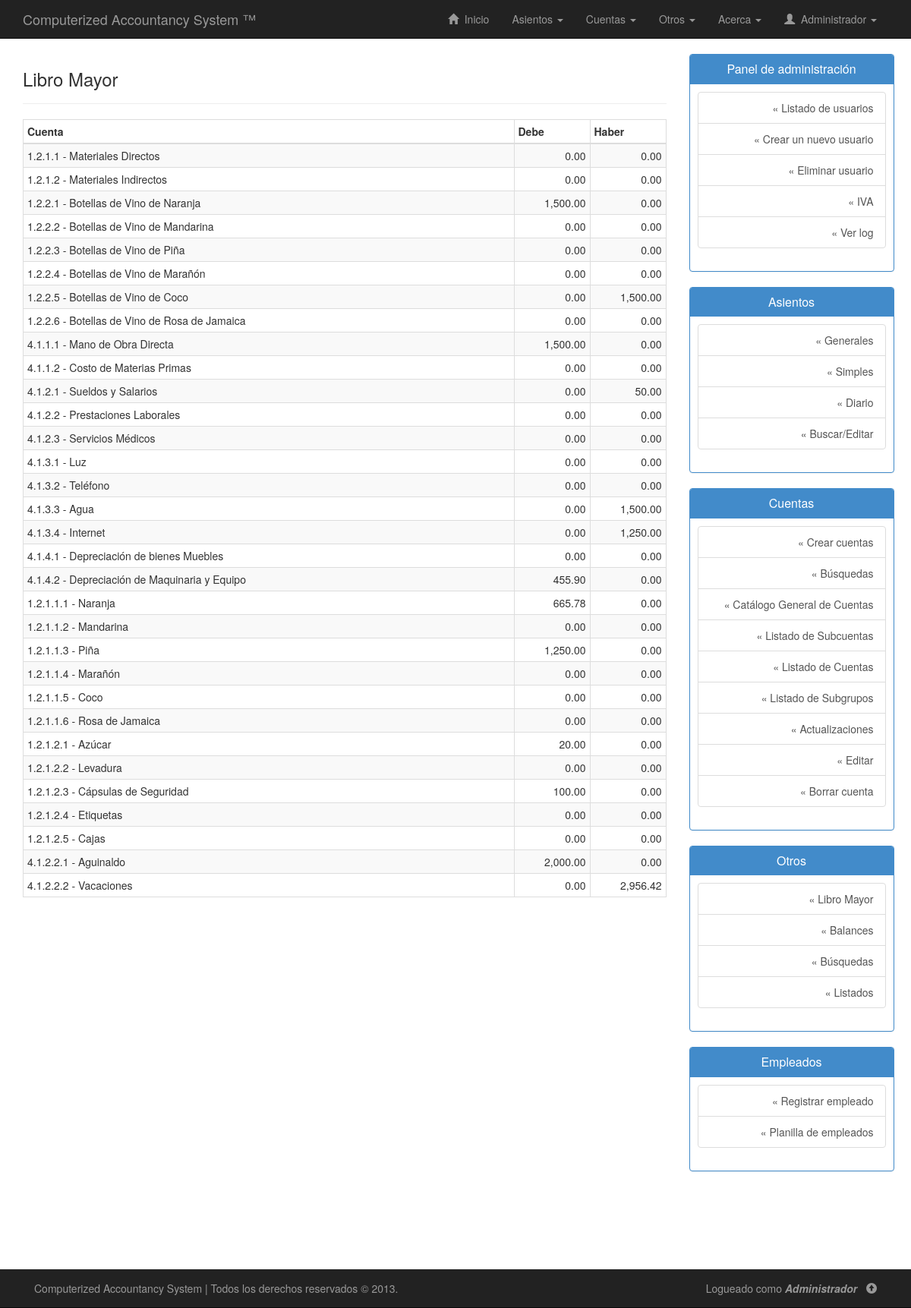
Before: /php/mayor.php (signed in) with the older database file.
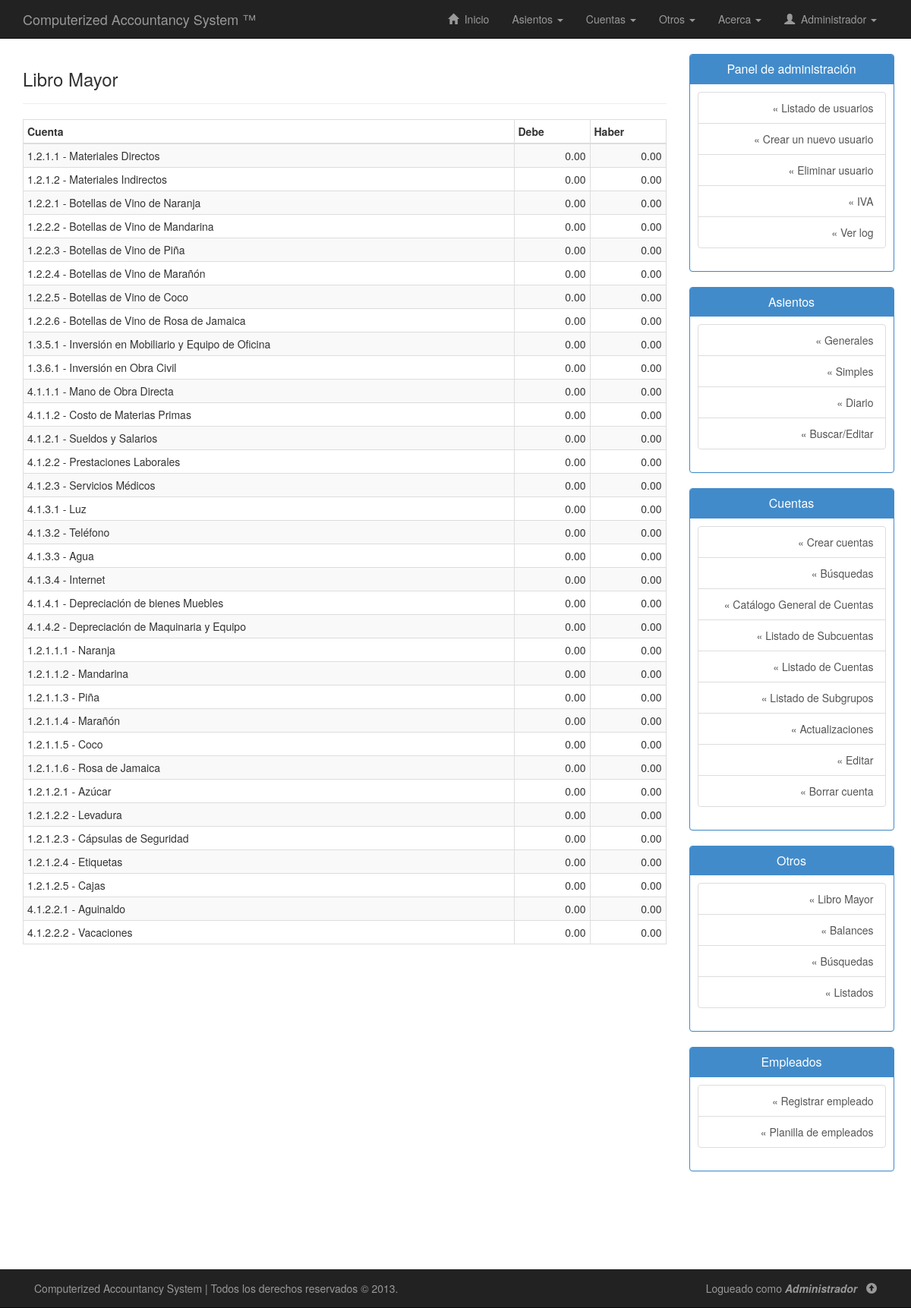
After: the same page with the newer database file.
### tables this page shows
CREATE TABLE IF NOT EXISTS `cuentas` (
  `codigo_cuenta` varchar(20) NOT NULL,
  `subgrupo` varchar(20) DEFAULT NULL,
  `nombre_cuenta` varchar(50) NOT NULL,
  `tiene_subcuenta` enum('Si','No') NOT NULL,
  `descripcion_cuenta` varchar(255) DEFAULT NULL,
  `saldo_debe` double NOT NULL,
  `saldo_haber` double NOT NULL,
  PRIMARY KEY (`codigo_cuenta`),
  KEY `subgrupo` (`subgrupo`)
);

CREATE TABLE IF NOT EXISTS `subcuentas` (
  `codigo_subcuenta` varchar(20) NOT NULL,
  `cuenta` varchar(20) NOT NULL,
  `nombre_subcuenta` varchar(50) NOT NULL,
  `descripcion` varchar(255) DEFAULT NULL,
  `saldo_debe` double NOT NULL,
  `saldo_haber` double NOT NULL,
  PRIMARY KEY (`codigo_subcuenta`),
  KEY `cuenta` (`cuenta`)
);

### php/mayor.php (the view, shortened to what this page needs)
<!DOCTYPE html>
<html lang="es">
<head>
	<link rel="stylesheet" type="text/css" href="../css/bootstrap.min.css"/>
	<link rel="stylesheet" type="text/css" href="../css/estilos.css"/>
</head>
<body>
	<?php include("nav.php"); ?>
	<div class="container" id="contenido">
		<div class="row row-offcanvas row-offcanvas-right">
			<div class="col-xs-12 col-sm-9">
				<div class="page-header">
        			<h3>Libro Mayor</h3>
        		</div>
        		<div class="row">
        			<div class="col-lg-12">
        				<table class="table table-condensed table-bordered table-striped">
        					<thead>
        						<tr>
        							<th>Cuenta</th>
        							<th width="100">Debe</th>
        							<th width="100">Haber</th>
        						</tr>
        					</thead>
        					<tbody>
        						<?php
        						$sql = "SELECT * FROM cuentas";
        						$ejecutar_consulta = $conexion->query($sql);
        						while($regs = $ejecutar_consulta->fetch_assoc()){
        							echo "<tr>";
        							echo "<td>".$regs["codigo_cuenta"]." - ".utf8_encode($regs["nombre_cuenta"])."</td>";
        							echo "<td align='right'>".number_format($regs["saldo_debe"],2)."</td>";
        							echo "<td align='right'>".number_format($regs["saldo_haber"],2)."</td>";
        							echo "</tr>";
        						}
        						$sql = "SELECT * FROM subcuentas";
        						$ejecutar_consulta = $conexion->query($sql);
        						while($regs = $ejecutar_consulta->fetch_assoc()){
        							echo "<tr>";
        							echo "<td>".$regs["codigo_subcuenta"]." - ".utf8_encode($regs["nombre_subcuenta"])."</td>";
        							echo "<td align='right'>".number_format($regs["saldo_debe"],2)."</td>";
        							echo "<td align='right'>".number_format($regs["saldo_haber"],2)."</td>";
        							echo "</tr>";
        						}
        						?>
        					</tbody>
        				</table>
        			</div>
        		</div>
        	</div>
        	<?php include("sidebar.php"); ?>
        </div>
    </div>
	<?php include("footer.php"); ?>
</body>
</html>

### php/nav.php (shortened to what this page needs)
<div class="navbar navbar-inverse navbar-static-top">
	<div class="container">
		<a href="home.php" class="navbar-brand">Computerized Accountancy System &#0153;</a>
		<div class="collapse navbar-collapse navHeaderCollapse">
			<ul class="nav navbar-nav navbar-right">
				<li><a href="home.php"><span class="glyphicon glyphicon-home"></span> &nbsp;Inicio</a></li>
				<li class="dropdown">
					<a href="#" class="dropdown-toggle" data-toggle="dropdown">Asientos <b class="caret"></b></a>
				</li>
				<li class="dropdown">
					<a href="#" class="dropdown-toggle" data-toggle="dropdown">Cuentas <b class="caret"></b></a>
				</li>
				<li class="dropdown">
					<a href="#" class="dropdown-toggle" data-toggle="dropdown">Otros <b class="caret"></b></a>
				</li>
				<li class="dropdown">
					<a href="#" class="dropdown-toggle" data-toggle="dropdown">Acerca <b class="caret"></b></a>
				</li>
				<li class="dropdown">
					<a href="#" class="dropdown-toggle" data-toggle="dropdown" style="text-transform:capitalize">
						<span class="glyphicon glyphicon-user"></span> &nbsp;<?php echo $_SESSION['usuario']; ?>
						<b class="caret"></b>
					</a>
				</li>
			</ul>
		</div>
	</div>
</div>

### php/sidebar.php (shortened to what this page needs)
<div class="row">
	<div class="col-sm-3">
		<?php
			if($_SESSION['tipo']=="administrador"){
				echo "<div class='panel panel-primary'>";
				echo "<div class='panel-heading'>";
				echo "<h3 class='panel-title text-center'>Panel de administración</h3>";
				echo "</div>";
				echo "<div class='panel-body' id='sb'>";
				echo "<div class='list-group text-right'>";
				echo "<a href='usuarios.php' class='list-group-item'>&#0171; Listado de usuarios</a>";
				echo "<a href='crear-usuario.php' class='list-group-item'>&#0171; Crear un nuevo usuario</a>";
				echo "<a href='eliminar-usuario.php' class='list-group-item'>&#0171; Eliminar usuario</a>";
				echo "<a href='iva.php' class='list-group-item'>&#0171; IVA</a>";
				echo "<a href='log.php' class='list-group-item'>&#0171; Ver log</a>";
				echo "</div>";
				echo "</div>";
				echo "</div>";
			}
		?>
		<div class="panel panel-primary">
			<div class="panel-heading">
				<h3 class="panel-title text-center">Asientos</h3>
			</div>
			<div class="panel-body" id="sb">
				<div class="list-group text-right">
					<a href="asiento-general.php" class="list-group-item">&#0171; Generales</a>
					<a href="asiento-simple.php" class="list-group-item">&#0171; Simples</a>
					<a href="diario.php" class="list-group-item">&#0171; Diario</a>
					<a href="#" class="list-group-item">&#0171; Buscar/Editar</a>
				</div>
			</div>
		</div>
		<div class="panel panel-primary">
			<div class="panel-heading">
				<h3 class="panel-title text-center">Cuentas</h3>
			</div>
			<div class="panel-body" id="sb">
				<div class="list-group text-right">
					<a href="alta-cuentas.php" class="list-group-item">&#0171; Crear cuentas</a>
					<a href="buscar-cuentas.php" class="list-group-item">&#0171; Búsquedas</a>
					<a href="catalogo-cuentas.php" class="list-group-item">&#0171; Catálogo General de Cuentas</a>
					<a href="listar-subcuentas.php" class="list-group-item">&#0171; Listado de Subcuentas</a>
					<a href="listar-cuentas.php" class="list-group-item">&#0171; Listado de Cuentas</a>
					<a href="listar-subgrupos.php" class="list-group-item">&#0171; Listado de Subgrupos</a>
					<a href="actualizar.php" class="list-group-item">&#0171; Actualizaciones</a>
					<a href="#" class="list-group-item">&#0171; Editar</a>
					<a href="#" class="list-group-item">&#0171; Borrar cuenta</a>
				</div>
			</div>
		</div>
		<div class="panel panel-primary">
			<div class="panel-heading">
				<h3 class="panel-title text-center">Otros</h3>
			</div>
			<div class="panel-body" id="sb">
				<div class="list-group text-right">
					<a href="mayor.php" class="list-group-item">&#0171; Libro Mayor</a>
					<a href="#" class="list-group-item">&#0171; Balances</a>
					<a href="#" class="list-group-item">&#0171; Búsquedas</a>
					<a href="#" class="list-group-item">&#0171; Listados</a>
				</div>
			</div>
		</div>
		<div class="panel panel-primary">
			<div class="panel-heading">
				<h3 class="panel-title text-center">Empleados</h3>
			</div>
			<div class="panel-body" id="sb">
				<div class="list-group text-right">
					<a href="alta-empleado.php" class="list-group-item">&#0171; Registrar empleado</a>
					<a href="planilla-empleados.php" class="list-group-item">&#0171; Planilla de empleados</a>
				</div>
			</div>
		</div>
	</div>
</div>

### php/footer.php (shortened to what this page needs)
<div class="navbar navbar-inverse navbar-fixed-bottom" id="footer">
	<div class="container">
		<p class="navbar-text pull-left">
			Computerized Accountancy System | Todos los derechos reservados &copy; 2013.
		</p>
		<p class="navbar-text pull-right">
			Logueado como <em><strong style="text-transform:capitalize"><?php echo $_SESSION["usuario"]; ?></strong></em>&nbsp;&nbsp;
			<a href="#" class="navbar-link" title="Volver arriba"><span class="glyphicon glyphicon-circle-arrow-up"></span></a>
		</p>
	</div>
</div>

### css/estilos.css (style rules this page uses)
body { background: #fff; margin-bottom: 80px; }
.page-header { margin-top: 0; }
.panel-body { padding-top: 0; }
#contenido { padding-bottom: 80px; }
#footer { margin-bottom: 0px; }
#sb { padding:10px; }
table { background: #FFF; }
a { -ms-transition: all 0.25s ease-in; -moz-transition: all 0.25s ease-in; -o-transition: all 0.25s ease-in; -webkit-transition: all 0.25s ease-in; transition: all 0.25s ease-in; }

Changed rows visible on the page:
changed cuentas "Botellas de Vino de Naranja": saldo_debe "1,500.00" → "0.00"
changed cuentas "Botellas de Vino de Coco": saldo_haber "1,500.00" → "0.00"
added cuentas: codigo_cuenta "1.3.5.1", nombre_cuenta "Inversión en Mobiliario y Equipo de Oficina", saldo_debe "0.00", saldo_haber "0.00"
added cuentas: codigo_cuenta "1.3.6.1", nombre_cuenta "Inversión en Obra Civil", saldo_debe "0.00", saldo_haber "0.00"
changed cuentas "Mano de Obra Directa": saldo_debe "1,500.00" → "0.00"
changed cuentas "Sueldos y Salarios": saldo_haber "50.00" → "0.00"
changed cuentas "Agua": saldo_haber "1,500.00" → "0.00"
changed cuentas "Internet": saldo_haber "1,250.00" → "0.00"
changed cuentas "Depreciación de Maquinaria y Equipo": saldo_debe "455.90" → "0.00"
changed subcuentas "Naranja": saldo_debe "665.78" → "0.00"
changed subcuentas "Piña": saldo_debe "1,250.00" → "0.00"
changed subcuentas "Azúcar": saldo_debe "20.00" → "0.00"
changed subcuentas "Cápsulas de Seguridad": saldo_debe "100.00" → "0.00"
changed subcuentas "Aguinaldo": saldo_debe "2,000.00" → "0.00"
changed subcuentas "Vacaciones": saldo_haber "2,956.42" → "0.00"
